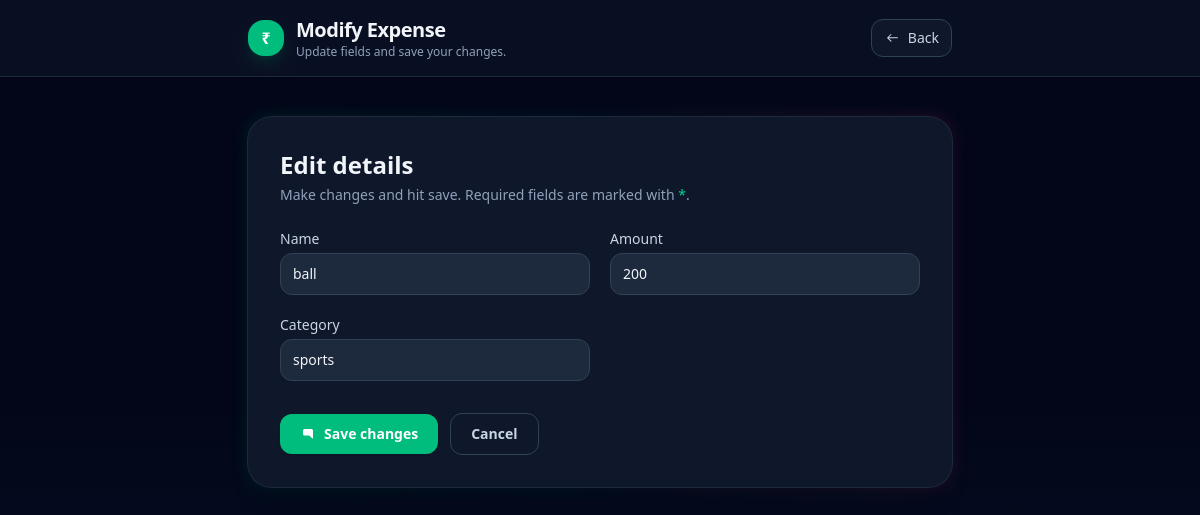
Page /edit/7/ on the earlier database version.
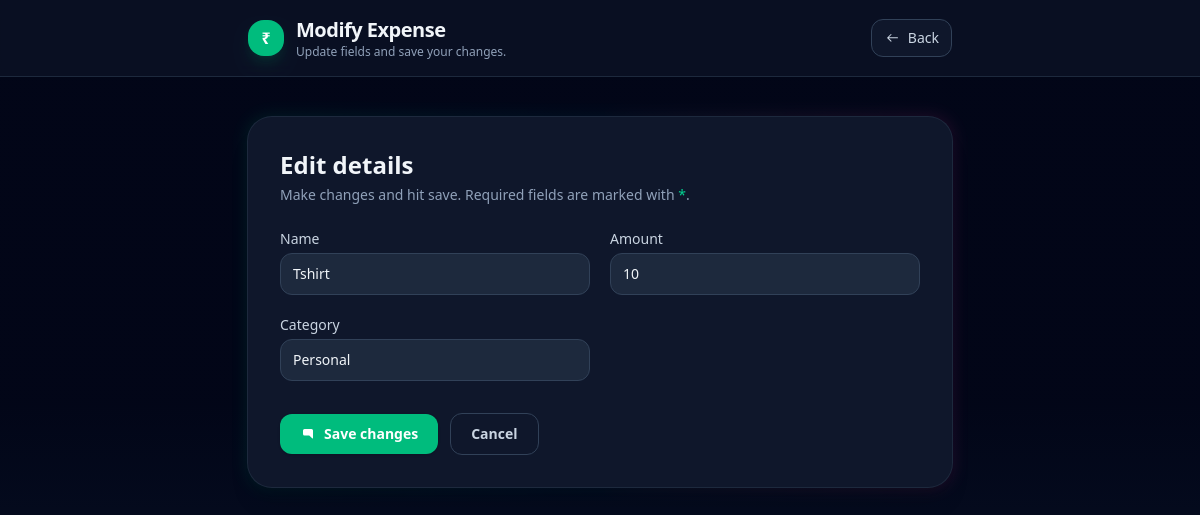
Same page on the later database version.
### myapp/models.py (models this page shows, shortened)
class Expense(models.Model):
    name = models.CharField(max_length=200)
    amount = models.IntegerField()
    category = models.CharField()
    date = models.DateField(auto_now=True)

### myapp/views.py (the view)
# urls.py: path('edit/<int:id>/',views.edit,name='edit'),
def edit(request,id):
    expense= Expense.objects.get(id=id)
    expense_form = ExpenseForm(instance=expense)
    if request.method=="POST":
        form = ExpenseForm(request.POST,instance=expense)
        if form.is_valid():
            form.save()
            return redirect('index')
    return render(request,'myapp/modern-edit.html',{'expense_form':expense_form})

### myapp/forms.py
class ExpenseForm(ModelForm):
    class Meta:
        model = Expense
        fields = ('name','amount','category')

### myapp/templates/myapp/modern-edit.html (shortened to what this page needs)
{% extends 'myapp/base.html' %} {% block body %}
<div
  class="min-h-screen w-full bg-gradient-to-b from-slate-950 via-slate-950 to-slate-900 text-slate-100"
>
  <header
    class="border-b border-slate-800 sticky top-0 z-30 backdrop-blur supports-[backdrop-filter]:bg-slate-900/60 bg-slate-900/80"
  >
    <div
      class="mx-auto max-w-3xl px-4 sm:px-6 lg:px-8 py-4 flex items-center justify-between"
    >
      <div class="flex items-center gap-3">
        <div
          class="h-9 w-9 rounded-2xl bg-emerald-500 shadow-lg shadow-emerald-900/40 flex items-center justify-center text-white font-bold"
        >
          ₹
        </div>
        <div>
          <h1 class="text-xl font-bold tracking-tight">Modify Expense</h1>
          <p class="text-xs text-slate-400">
            Update fields and save your changes.
          </p>
        </div>
      </div>
      <div class="hidden sm:block">
        <button
          type="button"
          onclick="history.back()"
          class="inline-flex items-center gap-2 rounded-xl border border-slate-700 bg-slate-900 px-3 py-2 text-sm text-slate-300 hover:bg-slate-800"
        >
          <svg
            xmlns="http://www.w3.org/2000/svg"
            viewBox="0 0 24 24"
            fill="currentColor"
            class="w-4 h-4"
          >
            <path
              d="M10.5 6a.75.75 0 0 1 .53 1.28L7.31 11H20.25a.75.75 0 0 1 0 1.5H7.31l3.72 3.72a.75.75 0 1 1-1.06 1.06l-5-5a.75.75 0 0 1 0-1.06l5-5A.75.75 0 0 1 10.5 6Z"
            />
          </svg>
          Back
        </button>
      </div>
    </div>
  </header>
  <main class="mx-auto max-w-3xl px-4 sm:px-6 lg:px-8 py-10">
    <div class="relative">
      <div
        class="relative bg-slate-900 ring-1 ring-slate-800 rounded-3xl p-6 sm:p-8 shadow-xl"
      >
        <div class="flex items-start justify-between gap-4 mb-6">
          <div>
            <h2 class="text-2xl font-semibold">Edit details</h2>
            <p class="mt-1 text-sm text-slate-400">
              Make changes and hit save. Required fields are marked with
              <span class="text-emerald-400">*</span>.
            </p>
          </div>
        </div>
        <form action="" method="POST" class="space-y-6">
          <div class="grid grid-cols-1 sm:grid-cols-2 gap-5">
            {% for field in expense_form %}
            <div>
              <label
                for="{{ field.id_for_label }}"
                class="block text-sm font-medium text-slate-300 mb-1"
                >{{ field.label }}</label
              >
              {{ field }}
            </div>
            {% endfor %}
          </div>
          <div
            class="flex flex-col sm:flex-row items-stretch sm:items-center gap-3 pt-2"
          >
            <button
              type="submit"
              class="inline-flex justify-center items-center gap-2 rounded-xl bg-emerald-500 px-5 py-2.5 text-sm font-semibold text-white shadow hover:bg-emerald-600 focus:outline-none focus:ring-2 focus:ring-emerald-500"
            >
              <svg
                xmlns="http://www.w3.org/2000/svg"
                viewBox="0 0 24 24"
                fill="currentColor"
                class="w-4 h-4"
              >
                <path
                  d="M4.5 6.75A2.25 2.25 0 0 1 6.75 4.5h10.5a2.25 2.25 0 0 1 2.25 2.25V18a.75.75 0 0 1-1.28.53l-3.97-3.97a.75.75 0 0 0-.53-.22H6.75a2.25 2.25 0 0 1-2.25-2.25V6.75Z"
                />
              </svg>
              Save changes
            </button>
            <button
              type="button"
              onclick="history.back()"
              class="inline-flex justify-center items-center gap-2 rounded-xl border border-slate-700 bg-slate-900 px-5 py-2.5 text-sm font-semibold text-slate-300 hover:bg-slate-800"
            >
              Cancel
            </button>
          </div>
        </form>
      </div>
    </div>
  </main>
</div>
{% endblock %}

Differences in the rows shown:
changed Expense: name "ball" → "Tshirt"; amount "200" → "10"; category "sports" → "Personal"
